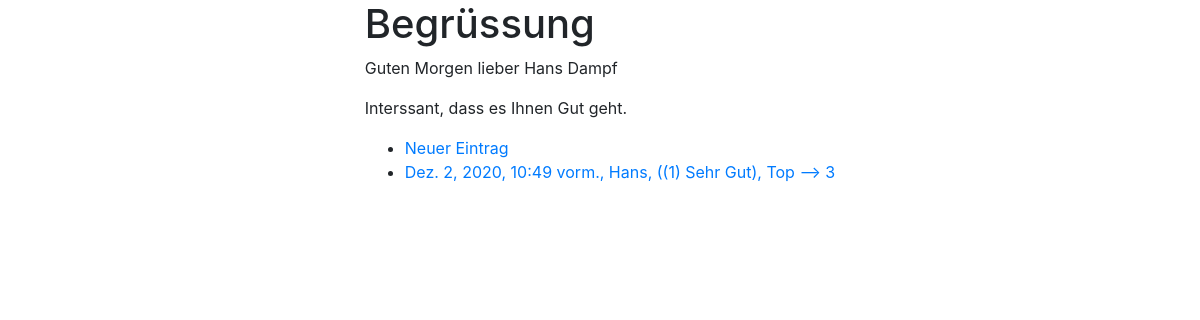
Before: / with the older database file.
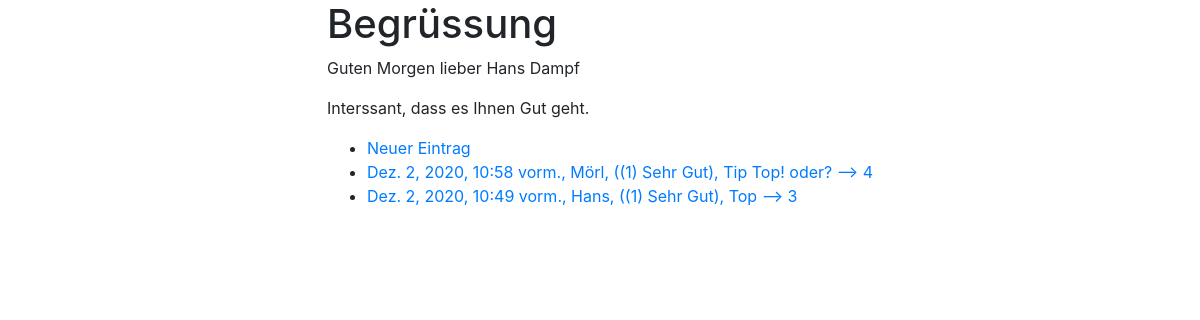
After: the same page with the newer database file.
### app1/models.py (models this page shows)
class Tagebuch(models.Model):
    name = models.CharField(max_length=50)
    zeitpunkt = models.DateTimeField(auto_now=False, auto_now_add=True)
    kommentar = models.TextField()
    bewertung = models.ForeignKey(Bewertung, on_delete=models.CASCADE)
    def __str__(self):
        return self.name+", ("+str(self.bewertung)+"), "+self.kommentar
    class Meta:
        verbose_name_plural = "Tagebuch"

class Bewertung(models.Model):
    slug = models.CharField(max_length=20, unique=True)
    beschreibung = models.CharField(max_length=50)
    wert = models.IntegerField()
    def __str__(self):
        return "("+str(self.wert)+") "+self.slug
    class Meta:
        verbose_name_plural = "Bewertung"

### app1/views.py (the view)
# urls.py: path('', views.index, name='index'),
def index(request):
    template = 'app1/base.html'
    tupel = ("Hans Dampf","Gut","lieber")
    tabelle = Tagebuch.objects.all().order_by("-bewertung")
    return render(request,template,{'parameter':tupel, 'tabelle': tabelle})

### app1/templates/app1/base.html (shortened to what this page needs)
<!doctype html>
<html lang="de">
  <head>
    <link rel="stylesheet" href="https://cdn.jsdelivr.net/npm/bootstrap@4.5.3/dist/css/bootstrap.min.css">
  </head>
  <body>
  <div class="container">
    <div class="row justify-content-md-center">
      <div class ="col-md-auto">
        <h1>{% block h1 %}Begrüssung{% endblock h1 %}</h1>
        {% block content %}
        <p>Guten Morgen {{parameter.2}} {{parameter.0}}</p>
        <p>Interssant, dass es Ihnen {{parameter.1}} geht.</p>
        <ul>
          <li><a href="/tagebuchdetail/neu">Neuer Eintrag</a></li>
        {% for zeile in tabelle %}
          <li><a href="/tagebuchdetail/{{zeile.id}}">{{zeile.zeitpunkt}}, {{zeile}} --> {{ zeile.id}}</a></li>
        {% endfor %}
        </ul>
        {% endblock content %}
      </div>
    </div>
  </div>
  </body>
</html>

Changed rows visible on the page:
added Tagebuch: zeitpunkt "Dez. 2, 2020, 10:58 vorm.", name+bewertung+kommentar "Mörl, ((1) Sehr Gut), Tip Top! oder?", id "4"
